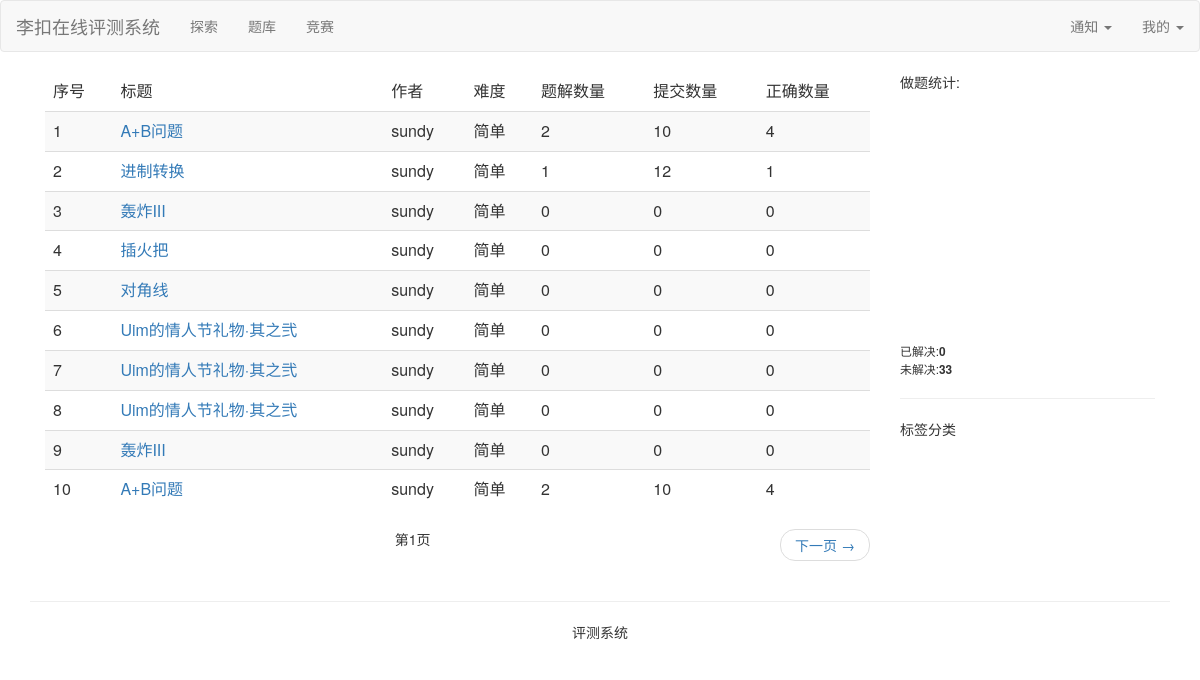
Page /problem/list/ (signed in) on the earlier database version.
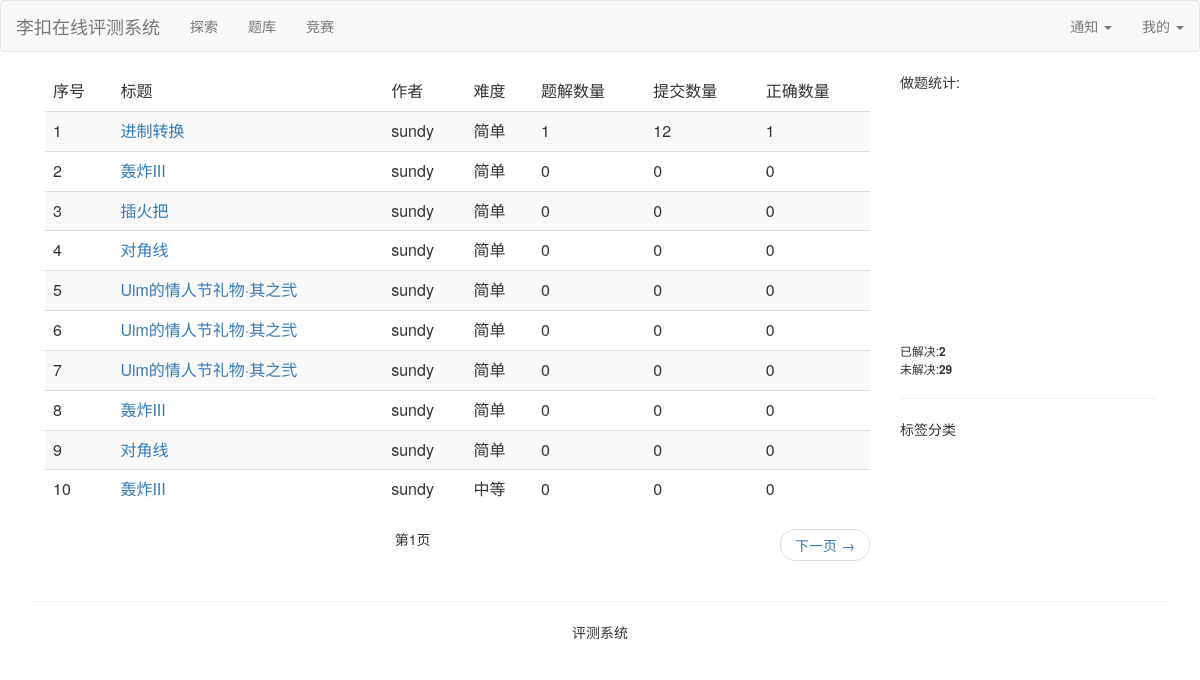
Same page on the later database version.
### judger_problem/models.py (models this page shows)
class Problem(models.Model):
    @classmethod
    def get_problem_list(cls):
        return cls.objects.all().only("title", "fk_author", "difficulty", "explains", "Submits",
                                      "corrects")
    diff = [
        (0, "简单"),
        (1, "中等"),
        (2, "困难"),
    ]
    title = models.CharField(max_length=128, verbose_name="题目标题")
    problem_content = models.TextField(verbose_name="题目内容")
    problem_input = models.CharField(max_length=128, verbose_name="样例输入")
    problem_output = models.CharField(max_length=128, verbose_name="样例输出")
    create_time = models.DateTimeField(auto_now_add=True, verbose_name="创建题目时间")
    difficulty = models.IntegerField(null=True, choices=diff, verbose_name="难度")
    explains = models.IntegerField(default=0, verbose_name="题目题解数量")
    fk_labels = models.ManyToManyField(to=ProblemLabel, verbose_name="题目标签")
    Submits = models.IntegerField(default=0, verbose_name="总的用户提交次数")
    corrects = models.IntegerField(default=0, verbose_name="总的用户正确次数")
    fk_author = models.ForeignKey(to=User, on_delete=models.CASCADE, verbose_name="作者")
    class Meta:
        verbose_name = "题目列表"
        verbose_name_plural = "题目列表"

### judger_problem/views.py (the view)
# urls.py: path("list/", views.ProblemList.as_view(), name="problemList"),
@method_decorator(login_required, name="dispatch")
class ProblemList(View):
    def get(self, request):
        proble_list_all = Problem.get_problem_list()
        solve_count = len(SubmitStatus.objects.filter(user_code_status="正确", author=request.user))
        problem_count = Problem.objects.count() - solve_count
        pagetor = Paginator(proble_list_all, 10)
        page = request.GET.get('page') if request.GET.get('page') is not None else 1
        proble_lists = pagetor.get_page(page)
        context = {
            "proble_lists": proble_lists,
            "problem_count": problem_count,
            "solve_count": solve_count,
        }
        return render(request, template_name="judger_problem/templates/problem_list.html", context=context)

### templates/judger_problem/templates/problem_list.html (shortened to what this page needs)
{% extends 'base.html' %}
{% block content %}
    <div class="col-md-9">
        <table class="table table-striped">
            <thead>
            <tr>
                <td>序号</td>
                <td>标题</td>
                <td>作者</td>
                <td>难度</td>
                <td>题解数量</td>
                <td>提交数量</td>
                <td>正确数量</td>
            </tr>
            </thead>
            <tbody>
            {% for proble_list in proble_lists %}
                <tr>
                    <td>{{ forloop.counter }}</td>
                    <td><a href="{% url 'problem:problemdetail' proble_list.id %}">{{ proble_list.title }}</a></td>
                    <td>{{ proble_list.fk_author.username }}</td>
                    <td>{{ proble_list.get_difficulty_display }}</td>
                    <td>{{ proble_list.explains }}</td>
                    <td>{{ proble_list.Submits }}</td>
                    <td>{{ proble_list.corrects }}</td>
                </tr>
            {% endfor %}
            </tbody>
        </table>
    <div>
        <ul class="pager">
            <li class="">第{{ proble_lists.number }}页</li>
            {% if proble_lists.has_next %}
                <li class="next"><a href="?page={{ proble_lists.next_page_number }}">下一页 &rarr;</a></li>
            {% endif%}
        </ul>
    </div>
    </div>
    <div class="col-md-3" style="">
            <div>
                做题统计:
                <div id="main" style="width: 250px;height:250px;"></div>
                <small>已解决:<b>{{ solve_count }}</b></small>
                <br>
                <small>未解决:<b>{{ problem_count }}</b></small>
            </div>
        <hr>
        <div>
            标签分类
        </div>
    </div>
{% endblock %}

Differences in the rows shown:
removed Problem: title "A+B问题", fk_author.username "sundy", difficulty "简单", explains "2", Submits "10", corrects "4"
removed Problem: title "A+B问题", fk_author.username "sundy", difficulty "简单", explains "2", Submits "10", corrects "4"
now on this page (row unchanged): Problem: title "对角线", fk_author.username "sundy", difficulty "简单", explains "0", Submits "0", corrects "0"
now on this page (row unchanged): Problem: title "轰炸III", fk_author.username "sundy", difficulty "中等", explains "0", Submits "0", corrects "0"
Other differences:
{{ solve_count }}: "0" → "2"
{{ problem_count }}: "33" → "29"
